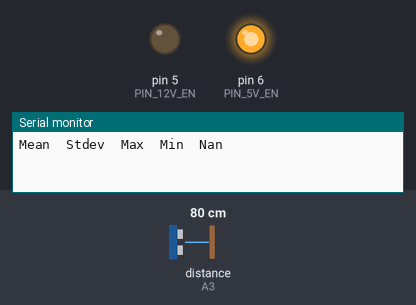
The sketch below on a simulated Arduino Uno, built with avr-gcc and run on an emulated ATmega328P. Shown: output pins drawn as LEDs (lit = HIGH), the last lines printed to the serial monitor. Wiring (inferred from the names in the program): range finder with pulse-width output: data A3. The test bench sets the inputs (shaded band); at power-on: distance to the obstacle (sensor on A3) 80 cm. The echo pulse lasts 58.3 µs per cm.

Above: at 2.2 s.
At 7.0 s:
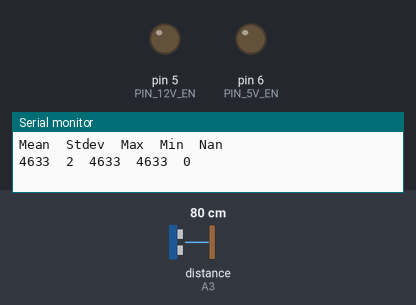
Timing chart, 0 to 12.4 s (numbered marks = the images above):
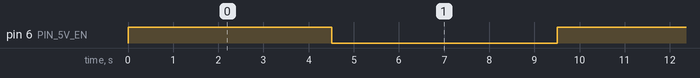

Measured:
- by itself, pin 6 (PIN_5V_EN): alternates HIGH for 4.5 s and LOW for 5.0 s

The sketch:

MB7354_test.ino
```cpp
/*
  Title:    MaxBotix MB7354 Test Code
  Date:     June 29, 2023
  Author:   Adam Garbo

  Sensor:
  MaxBotix MB7354 HRXL-MaxSonar-WRS5
  https://www.maxbotix.com/ultrasonic_sensors/mb7354.htm

  Notes:
  - Measurements acquired using pulse width output

  Wiring Diagram:
  --------------------------------------------------
  Colour    Pin    Description             Pin
  --------------------------------------------------
  White    1       Temperature Sensor      Not connected
  Orange   2       Pulse Width Output      A3
  Brown    3       Analog Voltage Output   Not connected
  Green    4       Ranging Start/Stop      Not connected
  Blue     5       Serial Output           Not connected
  Red      6       Vcc                     5V
  Black    7       GND                     GND
*/

#include <Statistic.h>

#define PIN_SNOW    A3  // Maxbotix pulse width output pin
#define PIN_12V_EN  5   // 12 V step-up/down regulator
#define PIN_5V_EN   6   // 5V step-down regulator

Statistic snowDepthStatsAvg;  // Maxbotix average distances
Statistic snowDepthStatsStd;  // Maxbotix std distances
Statistic snowDepthStatsMax;  // Maxbotix max distances
Statistic snowDepthStatsMin;  // Maxbotix min distances
Statistic snowDepthStatsNan;  // Maxbotix nan samples

unsigned int snowDepthAvg = 0;  // Average distance from Maxbotix sensor to surface (mm)
unsigned int snowDepthStd = 0;  // Standard deviation distance from Maxbotix sensor to surface (mm)
unsigned int snowDepthMax = 0;  // Max distance from Maxbotix sensor to surface (mm)
unsigned int snowDepthMin = 0;  // Min distance from Maxbotix sensor to surface (mm)
unsigned int snowDepthNan = 0;  // Number of NaN readings in Maxbotix


void setup()
{
  pinMode(PIN_SNOW, INPUT);
  pinMode(PIN_5V_EN, OUTPUT);
  pinMode(PIN_12V_EN, OUTPUT);
  digitalWrite(PIN_5V_EN, LOW);   // Disable 5V power
  digitalWrite(PIN_12V_EN, LOW);  // Disable 12V power

  Serial.begin(115200);
  while (!Serial);

  //Print header
  Serial.println("Mean\tStdev\tMax\tMin\tNan");
}

void loop()
{
  readMb7354();  // Read Maxbotix Distance sensor
  delay(5000);
}

// Read Maxbotix distance to surface
void readMb7354()
{
  // Wake sensor
  digitalWrite(PIN_5V_EN, HIGH);
  delay(100);

  // Create a temporary Statistic array to hold the maxbotix measurements
  Statistic Maxbotix;

  // Create temporary variables
  unsigned int z = 0, zAvg = 0, zStd = 0, zMax = 0, zMin = 0, zNan = 0;

  // Get 30 z readings in mm, filtering out reading 50 mm
  // above/below sensor minumum/maximum readings
  for (byte i = 0; i < 30; i++)
  {
    z = pulseIn(PIN_SNOW, HIGH);  // Read distance to snow surface

    // Filter readings
    if (z > 550 && z < 4950)
    {
      Maxbotix.add(z);   // Add good readings to stats array
    }
    else
    {
      zNan += 1;  // Count bad readings
    }
    delay(100);  // Delay 0.1 secs between readings
  }

  // Get stats from the Maxbotix array
  zAvg = Maxbotix.average(), 0;
  zStd = Maxbotix.pop_stdev(), 0;
  zMax = Maxbotix.maximum(), 0;
  zMin = Maxbotix.minimum(), 0;

  // Deal with issue of a maximum long number in the instance of no
  // readings within filtered range
  if (zAvg > 5000)
  {
    zAvg = 0;
  }
  if (zStd > 5000)
  {
    zStd = 0;
  }
  if (zMax > 5000)
  {
    zMax = 0;
  }
  if (zMin > 5000)
  {
    zMin = 0;
  }

  // Add sample stats to global arrays
  snowDepthStatsAvg.add(zAvg);
  snowDepthStatsStd.add(zStd);
  snowDepthStatsMax.add(zMax);
  snowDepthStatsMin.add(zMin);
  snowDepthStatsNan.add(zNan);

  // Add to sample variables
  snowDepthAvg = zAvg;
  snowDepthStd = zStd;
  snowDepthMax = zMax;
  snowDepthMin = zMin;
  snowDepthNan = zNan;

  Serial.print(snowDepthAvg); Serial.print("\t");
  Serial.print(snowDepthStd); Serial.print("\t");
  Serial.print(snowDepthMax); Serial.print("\t");
  Serial.print(snowDepthMin); Serial.print("\t");
  Serial.println(snowDepthNan);

  // Clear local array
  Maxbotix.clear();

  // Sleep sensor
  digitalWrite(PIN_5V_EN, LOW);
}
```
